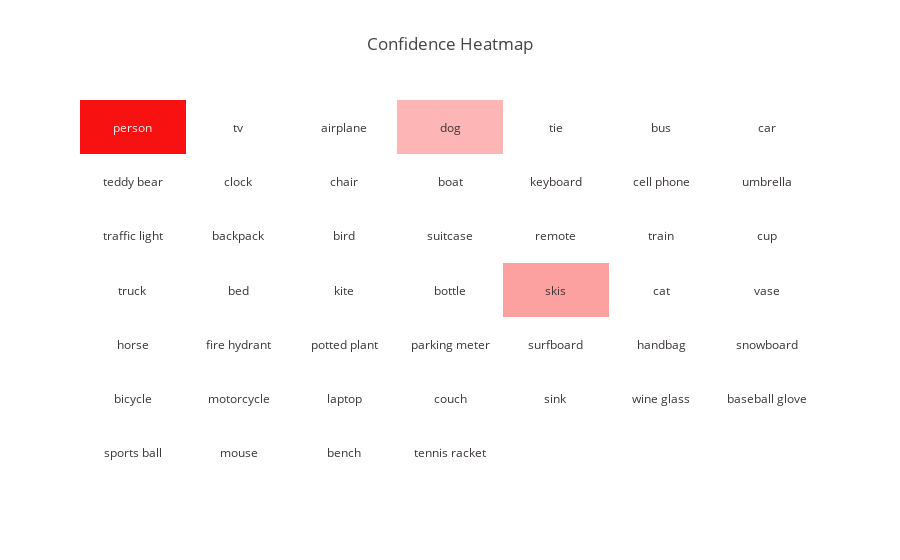

Notebook cell for this chart:
### Code cell
import plotly.offline as py
import plotly
import plotly.graph_objs as go
import plotly.figure_factory as ff

plotly.offline.init_notebook_mode(connected=True)

reshaped_flip = np.flip(reshaped, axis=0)

mat = np.random.rand(7,7)
mat[6,6] = 0
mat[5,6] = 0.05
mat[4,6] = 0.2
mat[3,6] = 0.4
mat[2,6] = 0.6
mat[1,6] = 0.8
mat[0,6] = 1

colorscale = [[0, '#ffffff'], [1, '#f71111']]
font_colors = ['#3c3636', '#efecee']

hover_text = mat * 100
mat = np.flip(score_matrix, axis=0)

pt = ff.create_annotated_heatmap(
    mat, 
    annotation_text=reshaped_flip, 
    colorscale=colorscale, 
    font_colors=font_colors,
    hoverinfo='text',
    text=hover_text
)
pt.layout.title = 'Confidence Heatmap'

py.iplot(pt, filename='annotated_heatmap_text')

### Figure 1 — Plotly figure (JSON) as saved in the notebook; plotly's stock layout.template omitted (floating-point values rounded to 4 significant figures)
{"data": [{"colorscale": [[0, "#ffffff"], [1, "#f71111"]], "hoverinfo": "text", "showscale": false, "text": [[28.54, 59.8, 62.44, 94.57, 52.57, 51.27, 100], [64.13, 84.85, 55.44, 4.556, 97.56, 79.3, 80], [90.1, 65.54, 20.35, 15.86, 55.44, 68.23, 60], [46.69, 33.19, 91.98, 19.59, 5.425, 69.47, 40], [85.43, 90.01, 71.16, 83.08, 7.198, 17.96, 20], [59.17, 9.053, 66.1, 10.26, 54.94, 39.05, 5], [72.3, 49.18, 38.89, 13.41, 79.91, 76.5, 0]], "type": "heatmap", "z": [[0, 0, 0, 0, 0, 0, 0], [0, 0, 0, 0, 0, 0, 0], [0, 0, 0, 0, 0, 0, 0], [0, 0, 0, 0, 0.2742, 0, 0], [0, 0, 0, 0, 0, 0, 0], [0, 0, 0, 0, 0, 0, 0], [0.6843, 0, 0, 0.2137, 0, 0, 0]]}], "layout": {"annotations": [{"font": {"color": "#3c3636"}, "showarrow": false, "text": "sports ball", "x": 0, "xref": "x1", "y": 0, "yref": "y1"}, {"font": {"color": "#3c3636"}, "showarrow": false, "text": "mouse", "x": 1, "xref": "x1", "y": 0, "yref": "y1"}, {"font": {"color": "#3c3636"}, "showarrow": false, "text": "bench", "x": 2, "xref": "x1", "y": 0, "yref": "y1"}, {"font": {"color": "#3c3636"}, "showarrow": false, "text": "tennis racket", "x": 3, "xref": "x1", "y": 0, "yref": "y1"}, {"font": {"color": "#3c3636"}, "showarrow": false, "text": "", "x": 4, "xref": "x1", "y": 0, "yref": "y1"}, {"font": {"color": "#3c3636"}, "showarrow": false, "text": "", "x": 5, "xref": "x1", "y": 0, "yref": "y1"}, {"font": {"color": "#3c3636"}, "showarrow": false, "text": "", "x": 6, "xref": "x1", "y": 0, "yref": "y1"}, {"font": {"color": "#3c3636"}, "showarrow": false, "text": "bicycle", "x": 0, "xref": "x1", "y": 1, "yref": "y1"}, {"font": {"color": "#3c3636"}, "showarrow": false, "text": "motorcycle", "x": 1, "xref": "x1", "y": 1, "yref": "y1"}, {"font": {"color": "#3c3636"}, "showarrow": false, "text": "laptop", "x": 2, "xref": "x1", "y": 1, "yref": "y1"}, {"font": {"color": "#3c3636"}, "showarrow": false, "text": "couch", "x": 3, "xref": "x1", "y": 1, "yref": "y1"}, {"font": {"color": "#3c3636"}, "showarrow": false, "text": "sink", "x": 4, "xref": "x1", "y": 1, "yref": "y1"}, {"font": {"color": "#3c3636"}, "showarrow": false, "text": "wine glass", "x": 5, "xref": "x1", "y": 1, "yref": "y1"}, {"font": {"color": "#3c3636"}, "showarrow": false, "text": "baseball glove", "x": 6, "xref": "x1", "y": 1, "yref": "y1"}, {"font": {"color": "#3c3636"}, "showarrow": false, "text": "horse", "x": 0, "xref": "x1", "y": 2, "yref": "y1"}, {"font": {"color": "#3c3636"}, "showarrow": false, "text": "fire hydrant", "x": 1, "xref": "x1", "y": 2, "yref": "y1"}, {"font": {"color": "#3c3636"}, "showarrow": false, "text": "potted plant", "x": 2, "xref": "x1", "y": 2, "yref": "y1"}, {"font": {"color": "#3c3636"}, "showarrow": false, "text": "parking meter", "x": 3, "xref": "x1", "y": 2, "yref": "y1"}, {"font": {"color": "#3c3636"}, "showarrow": false, "text": "surfboard", "x": 4, "xref": "x1", "y": 2, "yref": "y1"}, {"font": {"color": "#3c3636"}, "showarrow": false, "text": "handbag", "x": 5, "xref": "x1", "y": 2, "yref": "y1"}, {"font": {"color": "#3c3636"}, "showarrow": false, "text": "snowboard", "x": 6, "xref": "x1", "y": 2, "yref": "y1"}, {"font": {"color": "#3c3636"}, "showarrow": false, "text": "truck", "x": 0, "xref": "x1", "y": 3, "yref": "y1"}, {"font": {"color": "#3c3636"}, "showarrow": false, "text": "bed", "x": 1, "xref": "x1", "y": 3, "yref": "y1"}, {"font": {"color": "#3c3636"}, "showarrow": false, "text": "kite", "x": 2, "xref": "x1", "y": 3, "yref": "y1"}, {"font": {"color": "#3c3636"}, "showarrow": false, "text": "bottle", "x": 3, "xref": "x1", "y": 3, "yref": "y1"}, {"font": {"color": "#3c3636"}, "showarrow": false, "text": "skis", "x": 4, "xref": "x1", "y": 3, "yref": "y1"}, {"font": {"color": "#3c3636"}, "showarrow": false, "text": "cat", "x": 5, "xref": "x1", "y": 3, "yref": "y1"}, {"font": {"color": "#3c3636"}, "showarrow": false, "text": "vase", "x": 6, "xref": "x1", "y": 3, "yref": "y1"}, {"font": {"color": "#3c3636"}, "showarrow": false, "text": "traffic light", "x": 0, "xref": "x1", "y": 4, "yref": "y1"}, {"font": {"color": "#3c3636"}, "showarrow": false, "text": "backpack", "x": 1, "xref": "x1", "y": 4, "yref": "y1"}, {"font": {"color": "#3c3636"}, "showarrow": false, "text": "bird", "x": 2, "xref": "x1", "y": 4, "yref": "y1"}, {"font": {"color": "#3c3636"}, "showarrow": false, "text": "suitcase", "x": 3, "xref": "x1", "y": 4, "yref": "y1"}, {"font": {"color": "#3c3636"}, "showarrow": false, "text": "remote", "x": 4, "xref": "x1", "y": 4, "yref": "y1"}, {"font": {"color": "#3c3636"}, "showarrow": false, "text": "train", "x": 5, "xref": "x1", "y": 4, "yref": "y1"}, {"font": {"color": "#3c3636"}, "showarrow": false, "text": "cup", "x": 6, "xref": "x1", "y": 4, "yref": "y1"}, {"font": {"color": "#3c3636"}, "showarrow": false, "text": "teddy bear", "x": 0, "xref": "x1", "y": 5, "yref": "y1"}, {"font": {"color": "#3c3636"}, "showarrow": false, "text": "clock", "x": 1, "xref": "x1", "y": 5, "yref": "y1"}, {"font": {"color": "#3c3636"}, "showarrow": false, "text": "chair", "x": 2, "xref": "x1", "y": 5, "yref": "y1"}, {"font": {"color": "#3c3636"}, "showarrow": false, "text": "boat", "x": 3, "xref": "x1", "y": 5, "yref": "y1"}, {"font": {"color": "#3c3636"}, "showarrow": false, "text": "keyboard", "x": 4, "xref": "x1", "y": 5, "yref": "y1"}, {"font": {"color": "#3c3636"}, "showarrow": false, "text": "cell phone", "x": 5, "xref": "x1", "y": 5, "yref": "y1"}, {"font": {"color": "#3c3636"}, "showarrow": false, "text": "umbrella", "x": 6, "xref": "x1", "y": 5, "yref": "y1"}, {"font": {"color": "#efecee"}, "showarrow": false, "text": "person", "x": 0, "xref": "x1", "y": 6, "yref": "y1"}, {"font": {"color": "#3c3636"}, "showarrow": false, "text": "tv", "x": 1, "xref": "x1", "y": 6, "yref": "y1"}, {"font": {"color": "#3c3636"}, "showarrow": false, "text": "airplane", "x": 2, "xref": "x1", "y": 6, "yref": "y1"}, {"font": {"color": "#3c3636"}, "showarrow": false, "text": "dog", "x": 3, "xref": "x1", "y": 6, "yref": "y1"}, {"font": {"color": "#3c3636"}, "showarrow": false, "text": "tie", "x": 4, "xref": "x1", "y": 6, "yref": "y1"}, {"font": {"color": "#3c3636"}, "showarrow": false, "text": "bus", "x": 5, "xref": "x1", "y": 6, "yref": "y1"}, {"font": {"color": "#3c3636"}, "showarrow": false, "text": "car", "x": 6, "xref": "x1", "y": 6, "yref": "y1"}], "title": "Confidence Heatmap", "xaxis": {"gridcolor": "rgb(0, 0, 0)", "showticklabels": false, "side": "top", "ticks": ""}, "yaxis": {"showticklabels": false, "ticks": "", "ticksuffix": "  "}}}
